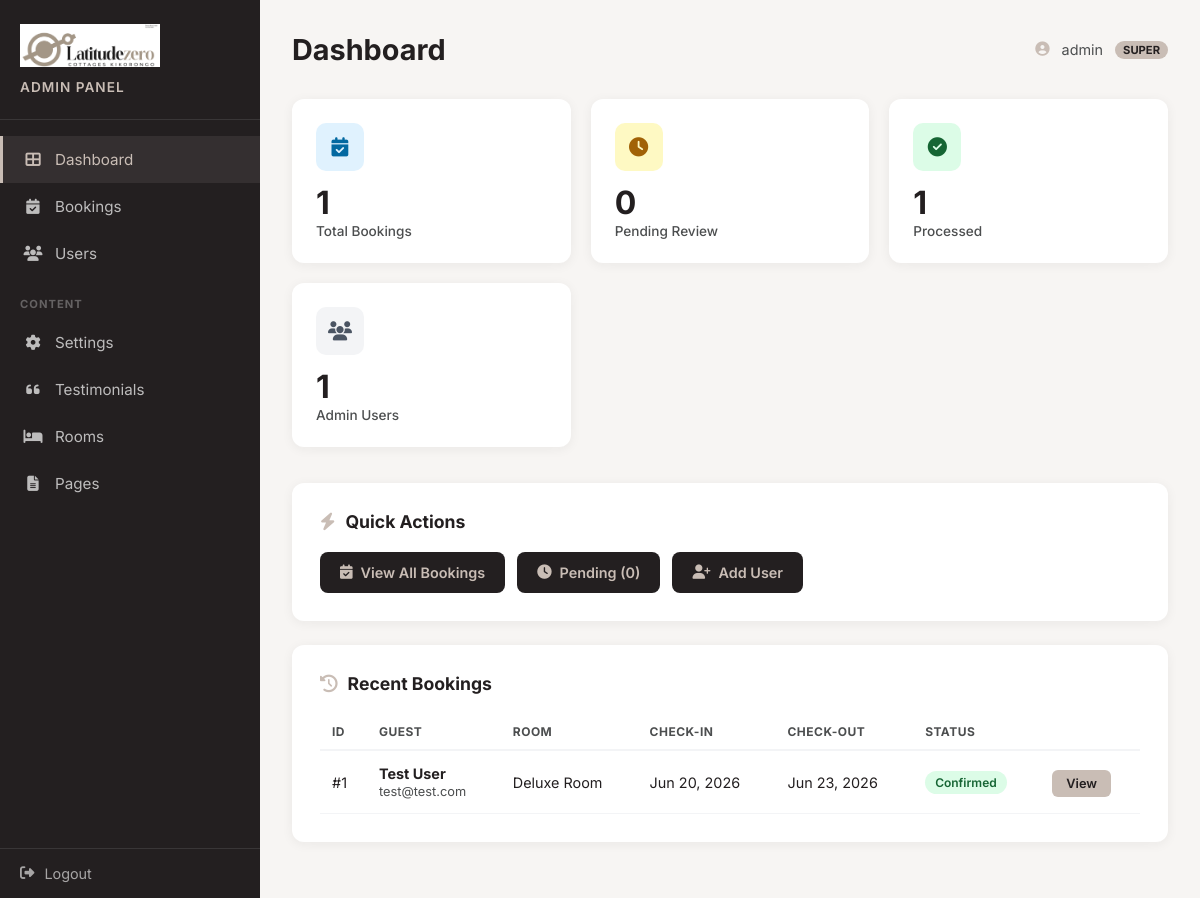
Page /admin/ (signed in) on the earlier database version.
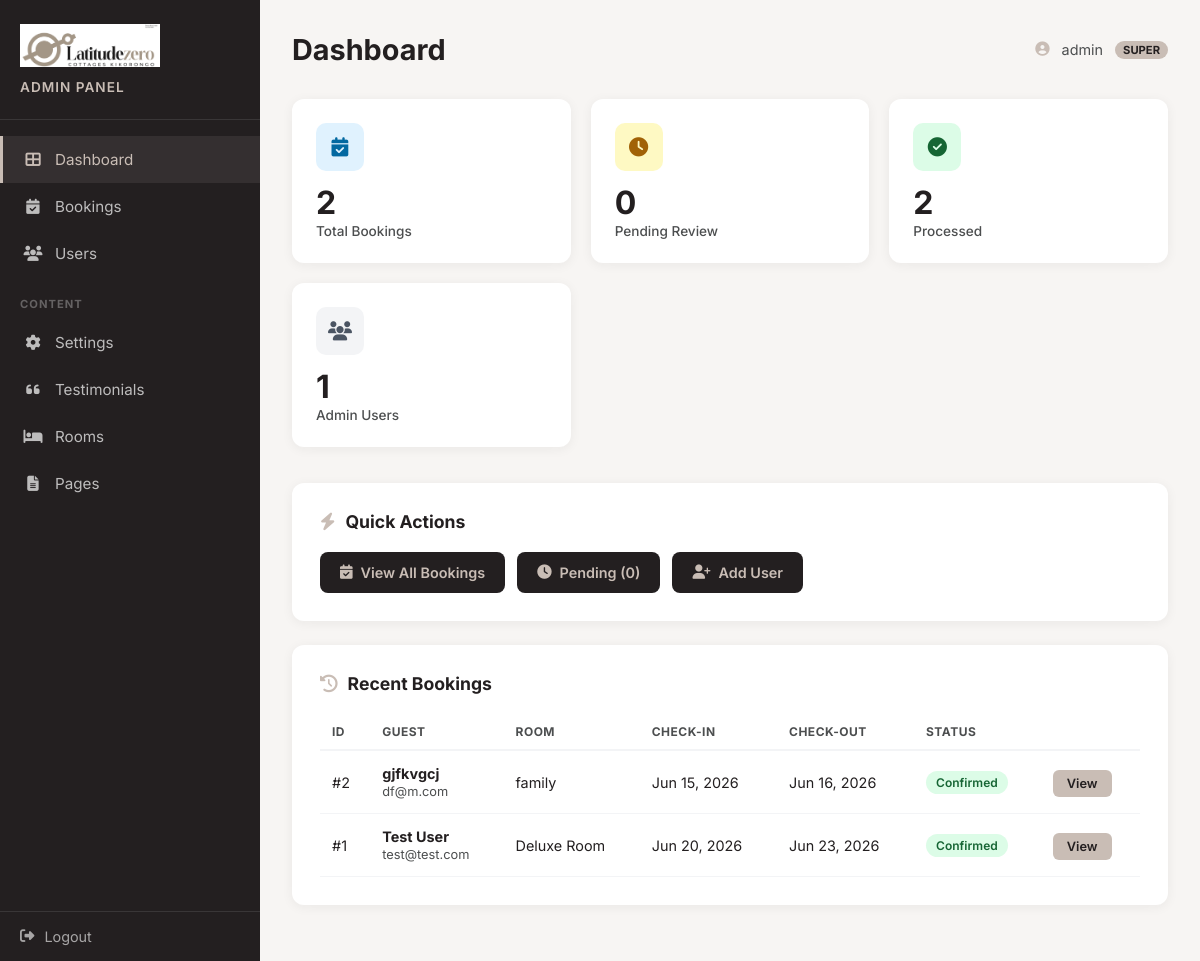
Same page on the later database version.
### models.py (models this page shows, shortened)
class Booking(db.Model):
    __tablename__ = 'bookings'
    id = db.Column(db.Integer, primary_key=True)
    checkin = db.Column(db.Date, nullable=False)
    checkout = db.Column(db.Date, nullable=False)
    guests = db.Column(db.String(20), nullable=False)
    room = db.Column(db.String(100), nullable=False)
    name = db.Column(db.String(120), nullable=False)
    email = db.Column(db.String(120), nullable=False)
    phone = db.Column(db.String(40))
    requests = db.Column(db.Text)
    status = db.Column(db.String(20), default='pending')
    source = db.Column(db.String(20), default='whatsapp')
    created_at = db.Column(db.DateTime, default=datetime.utcnow)

### app.py (the view)
@app.route('/admin/')
@login_required
def admin_dashboard():
    today = date.today()
    pending_bookings = Booking.query.filter_by(status='pending').count()
    total_bookings = Booking.query.count()
    recent_bookings = Booking.query.order_by(Booking.created_at.desc()).limit(5).all()
    total_users = User.query.count()
    return render_template('dashboard.html',
                           pending=pending_bookings,
                           total=total_bookings,
                           recent=recent_bookings,
                           total_users=total_users,
                           now=today)

### app.py (called while the page is built)
@login_manager.user_loader
def load_user(user_id):
    return User.query.get(int(user_id))

### templates/dashboard.html (shortened to what the changed rows need)
<!DOCTYPE html>
<html lang="en">
<head>
    <link rel="stylesheet" href="https://cdnjs.cloudflare.com/ajax/libs/font-awesome/6.4.0/css/all.min.css">
</head>
<body>
    <div class="admin-layout">
        <aside class="sidebar">
            <div class="sidebar-header">
                <h2>Admin Panel</h2>
            </div>
        </aside>
        <main class="main-content">
            <div class="page-header">
                <h1>Dashboard</h1>
            </div>
            <div class="stats-grid">
                <div class="stat-card">
                    <div class="stat-icon blue"><i class="fas fa-calendar-check"></i></div>
                    <div class="stat-value">{{ total }}</div>
                    <div class="stat-label">Total Bookings</div>
                </div>
                <div class="stat-card">
                    <div class="stat-icon green"><i class="fas fa-check-circle"></i></div>
                    <div class="stat-value">{{ total - pending }}</div>
                    <div class="stat-label">Processed</div>
                </div>
            </div>
            <div class="section-card">
                {% if recent %}
                <table>
                    <thead>
                        <tr>
                            <th>ID</th>
                            <th>Guest</th>
                            <th>Room</th>
                            <th>Check-in</th>
                            <th>Check-out</th>
                            <th>Status</th>
                            <th></th>
                        </tr>
                    </thead>
                    <tbody>
                        {% for booking in recent %}
                        <tr>
                            <td>#{{ booking.id }}</td>
                            <td>
                                <strong>{{ booking.name }}</strong><br>
                                <span style="color:#4C4E4F;font-size:0.8rem;">{{ booking.email }}</span>
                            </td>
                            <td>{{ booking.room }}</td>
                            <td>{{ booking.checkin.strftime('%b %d, %Y') }}</td>
                            <td>{{ booking.checkout.strftime('%b %d, %Y') }}</td>
                            <td><span class="badge {{ booking.status }}">{{ booking.status|title }}</span></td>
                            <td><a href="/admin/bookings/{{ booking.id }}/" class="btn-sm">View</a></td>
                        </tr>
                        {% endfor %}
                    </tbody>
                </table>
                {% else %}
                <div class="empty-state">
                    <i class="fas fa-calendar-times"></i>
                    <p>No bookings yet. Bookings will appear here when guests submit inquiries.</p>
                </div>
                {% endif %}
            </div>
        </main>
    </div>
</body>
</html>

Differences in the rows shown:
added Booking: id "2", name "gjfkvgcj", email "df@m.com", room "family", checkin "Jun 15, 2026", checkout "Jun 16, 2026", status "Confirmed"
Other differences:
{{ total }}: "1" → "2"
{{ total - pending }}: "1" → "2"
